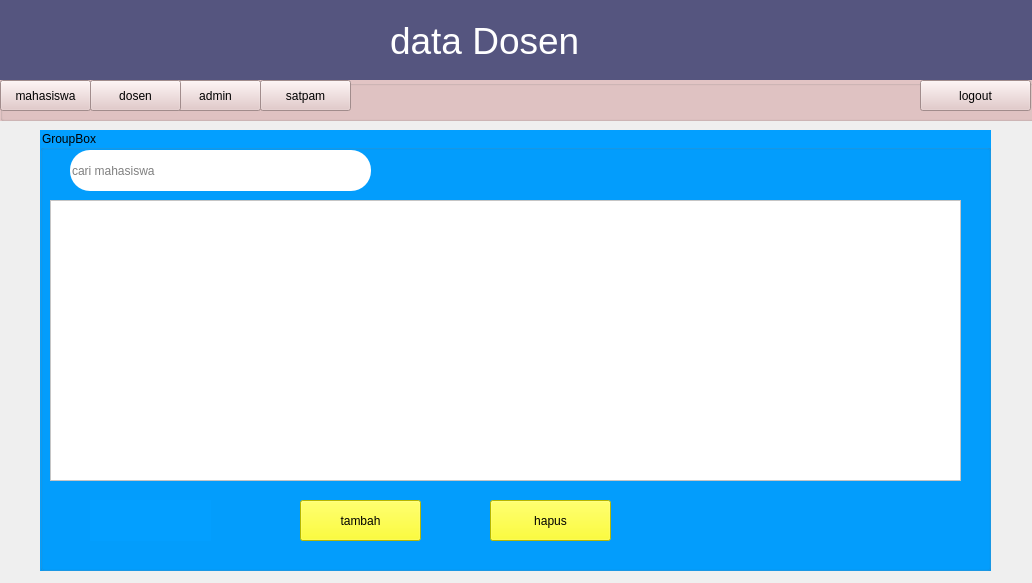
<?xml version="1.0" encoding="UTF-8"?>
<ui version="4.0">
 <class>Form</class>
 <widget class="QWidget" name="Form">
  <property name="geometry">
   <rect>
    <x>0</x>
    <y>0</y>
    <width>1032</width>
    <height>583</height>
   </rect>
  </property>
  <property name="windowTitle">
   <string>Form</string>
  </property>
  <widget class="QGroupBox" name="groupBox">
   <property name="geometry">
    <rect>
     <x>40</x>
     <y>130</y>
     <width>951</width>
     <height>441</height>
    </rect>
   </property>
   <property name="styleSheet">
    <string notr="true">background-color: rgb(3, 159, 255);</string>
   </property>
   <property name="title">
    <string>GroupBox</string>
   </property>
   <widget class="QTableView" name="tableView">
    <property name="geometry">
     <rect>
      <x>10</x>
      <y>70</y>
      <width>911</width>
      <height>281</height>
     </rect>
    </property>
    <property name="styleSheet">
     <string notr="true">background-color: rgb(255, 255, 255);</string>
    </property>
   </widget>
   <widget class="QLineEdit" name="mencari">
    <property name="geometry">
     <rect>
      <x>30</x>
      <y>20</y>
      <width>301</width>
      <height>41</height>
     </rect>
    </property>
    <property name="styleSheet">
     <string notr="true">background-color: rgb(255, 255, 255);
border-radius: 20px;
</string>
    </property>
    <property name="placeholderText">
     <string>cari mahasiswa</string>
    </property>
   </widget>
   <widget class="QPushButton" name="tambah">
    <property name="geometry">
     <rect>
      <x>260</x>
      <y>370</y>
      <width>121</width>
      <height>41</height>
     </rect>
    </property>
    <property name="styleSheet">
     <string notr="true">border-color: rgb(85, 0, 255);
background-color: rgb(255, 255, 0);</string>
    </property>
    <property name="text">
     <string>tambah</string>
    </property>
   </widget>
   <widget class="QPushButton" name="hapus">
    <property name="geometry">
     <rect>
      <x>450</x>
      <y>370</y>
      <width>121</width>
      <height>41</height>
     </rect>
    </property>
    <property name="styleSheet">
     <string notr="true">background-color: rgb(255, 255, 0);</string>
    </property>
    <property name="text">
     <string>hapus</string>
    </property>
   </widget>
   <widget class="QLabel" name="cek">
    <property name="geometry">
     <rect>
      <x>50</x>
      <y>370</y>
      <width>121</width>
      <height>41</height>
     </rect>
    </property>
    <property name="text">
     <string/>
    </property>
   </widget>
  </widget>
  <widget class="QLabel" name="label">
   <property name="geometry">
    <rect>
     <x>0</x>
     <y>0</y>
     <width>1051</width>
     <height>81</height>
    </rect>
   </property>
   <property name="font">
    <font>
     <family>Arial</family>
     <pointsize>28</pointsize>
    </font>
   </property>
   <property name="styleSheet">
    <string notr="true">background-color: rgb(85, 85, 127);
color: rgb(255, 255, 255);</string>
   </property>
   <property name="text">
    <string>                                      data Dosen</string>
   </property>
  </widget>
  <widget class="QGroupBox" name="groupBox_2">
   <property name="geometry">
    <rect>
     <x>0</x>
     <y>80</y>
     <width>1041</width>
     <height>41</height>
    </rect>
   </property>
   <property name="styleSheet">
    <string notr="true">background-color: rgb(226, 196, 196);</string>
   </property>
   <property name="title">
    <string/>
   </property>
   <widget class="QPushButton" name="mahasiswa">
    <property name="geometry">
     <rect>
      <x>0</x>
      <y>0</y>
      <width>91</width>
      <height>31</height>
     </rect>
    </property>
    <property name="text">
     <string>mahasiswa</string>
    </property>
   </widget>
   <widget class="QPushButton" name="satpam">
    <property name="geometry">
     <rect>
      <x>260</x>
      <y>0</y>
      <width>91</width>
      <height>31</height>
     </rect>
    </property>
    <property name="text">
     <string>satpam</string>
    </property>
   </widget>
   <widget class="QPushButton" name="admin">
    <property name="geometry">
     <rect>
      <x>170</x>
      <y>0</y>
      <width>91</width>
      <height>31</height>
     </rect>
    </property>
    <property name="text">
     <string>admin</string>
    </property>
   </widget>
   <widget class="QPushButton" name="logout">
    <property name="geometry">
     <rect>
      <x>920</x>
      <y>0</y>
      <width>111</width>
      <height>31</height>
     </rect>
    </property>
    <property name="text">
     <string>logout</string>
    </property>
   </widget>
   <widget class="QPushButton" name="dosen">
    <property name="geometry">
     <rect>
      <x>90</x>
      <y>0</y>
      <width>91</width>
      <height>31</height>
     </rect>
    </property>
    <property name="text">
     <string>dosen</string>
    </property>
   </widget>
  </widget>
 </widget>
 <resources/>
 <connections/>
</ui>
